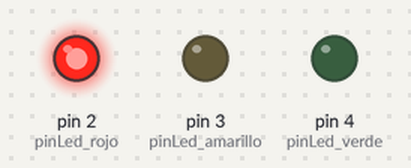
Recording of a sketch running on a simulated Arduino Uno, built with avr-gcc and run on an emulated ATmega328P. Shown: output pins drawn as LEDs (lit = HIGH).

Above: at 1.5 s.
At 3.5 s:
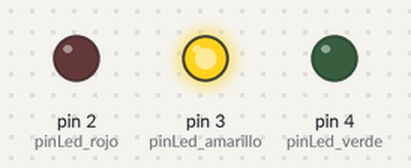
At 5.5 s:
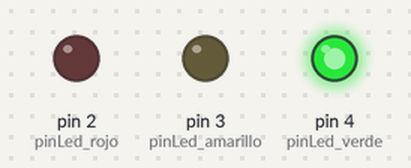
Timing chart, 0 to 9.1 s (numbered marks = the images above):
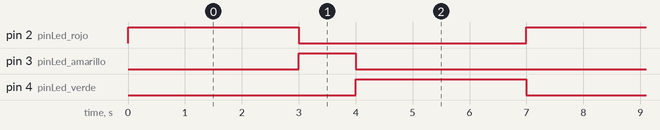

Measured:
- by itself, pin 2 (pinLed_rojo), pin 4 (pinLed_verde): alternates HIGH for 3.0 s and LOW for 4.0 s
- by itself, pin 3 (pinLed_amarillo): alternates HIGH for 1.0 s and LOW for 6.0 s
- by itself, everything shown: repeats every 7.0 s, in 4 steps

The sketch:

main.ino
```cpp
int pinLed_rojo = 2;
int pinLed_amarillo = 3;
int pinLed_verde = 4;
void setup() {
  pinMode(pinLed_rojo, OUTPUT);
  pinMode(pinLed_amarillo, OUTPUT);
  pinMode(pinLed_verde, OUTPUT);
}

void loop() {
  digitalWrite(pinLed_rojo, HIGH);
  delay(3000);
  digitalWrite(pinLed_rojo, LOW);
  digitalWrite(pinLed_amarillo, HIGH);
  delay(1000);
  digitalWrite(pinLed_amarillo, LOW);
  digitalWrite(pinLed_verde, HIGH);
  delay(3000);
  digitalWrite(pinLed_verde, LOW);
}
```
